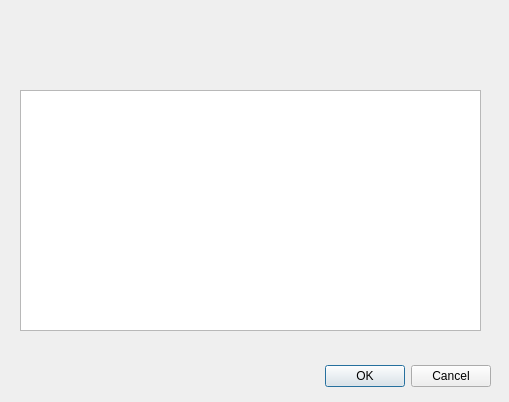
<?xml version="1.0" encoding="UTF-8"?>
<ui version="4.0">
 <class>database</class>
 <widget class="QDialog" name="database">
  <property name="geometry">
   <rect>
    <x>0</x>
    <y>0</y>
    <width>509</width>
    <height>402</height>
   </rect>
  </property>
  <property name="windowTitle">
   <string>Dialog</string>
  </property>
  <widget class="QDialogButtonBox" name="buttonBox">
   <property name="geometry">
    <rect>
     <x>150</x>
     <y>360</y>
     <width>341</width>
     <height>32</height>
    </rect>
   </property>
   <property name="orientation">
    <enum>Qt::Horizontal</enum>
   </property>
   <property name="standardButtons">
    <set>QDialogButtonBox::Cancel|QDialogButtonBox::Ok</set>
   </property>
  </widget>
  <widget class="QTableView" name="tableView">
   <property name="geometry">
    <rect>
     <x>20</x>
     <y>90</y>
     <width>461</width>
     <height>241</height>
    </rect>
   </property>
  </widget>
 </widget>
 <resources/>
 <connections>
  <connection>
   <sender>buttonBox</sender>
   <signal>accepted()</signal>
   <receiver>database</receiver>
   <slot>accept()</slot>
   <hints>
    <hint type="sourcelabel">
     <x>248</x>
     <y>254</y>
    </hint>
    <hint type="destinationlabel">
     <x>157</x>
     <y>274</y>
    </hint>
   </hints>
  </connection>
  <connection>
   <sender>buttonBox</sender>
   <signal>rejected()</signal>
   <receiver>database</receiver>
   <slot>reject()</slot>
   <hints>
    <hint type="sourcelabel">
     <x>316</x>
     <y>260</y>
    </hint>
    <hint type="destinationlabel">
     <x>286</x>
     <y>274</y>
    </hint>
   </hints>
  </connection>
 </connections>
</ui>
